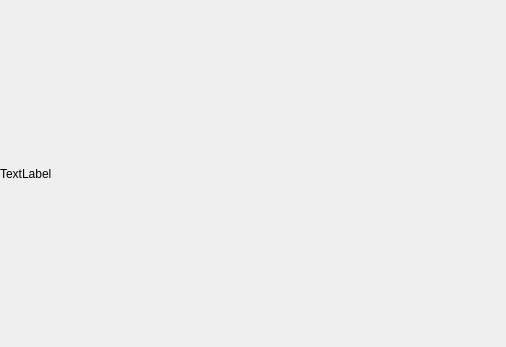
<?xml version="1.0" encoding="UTF-8"?>
<ui version="4.0">
 <class>Form</class>
 <widget class="QWidget" name="Form">
  <property name="geometry">
   <rect>
    <x>0</x>
    <y>0</y>
    <width>506</width>
    <height>347</height>
   </rect>
  </property>
  <property name="windowTitle">
   <string>Form</string>
  </property>
  <layout class="QHBoxLayout" name="horizontalLayout">
   <property name="spacing">
    <number>0</number>
   </property>
   <property name="leftMargin">
    <number>0</number>
   </property>
   <property name="topMargin">
    <number>0</number>
   </property>
   <property name="rightMargin">
    <number>0</number>
   </property>
   <property name="bottomMargin">
    <number>0</number>
   </property>
   <item>
    <widget class="QLabel" name="label">
     <property name="text">
      <string>TextLabel</string>
     </property>
    </widget>
   </item>
  </layout>
 </widget>
 <resources/>
 <connections/>
</ui>
